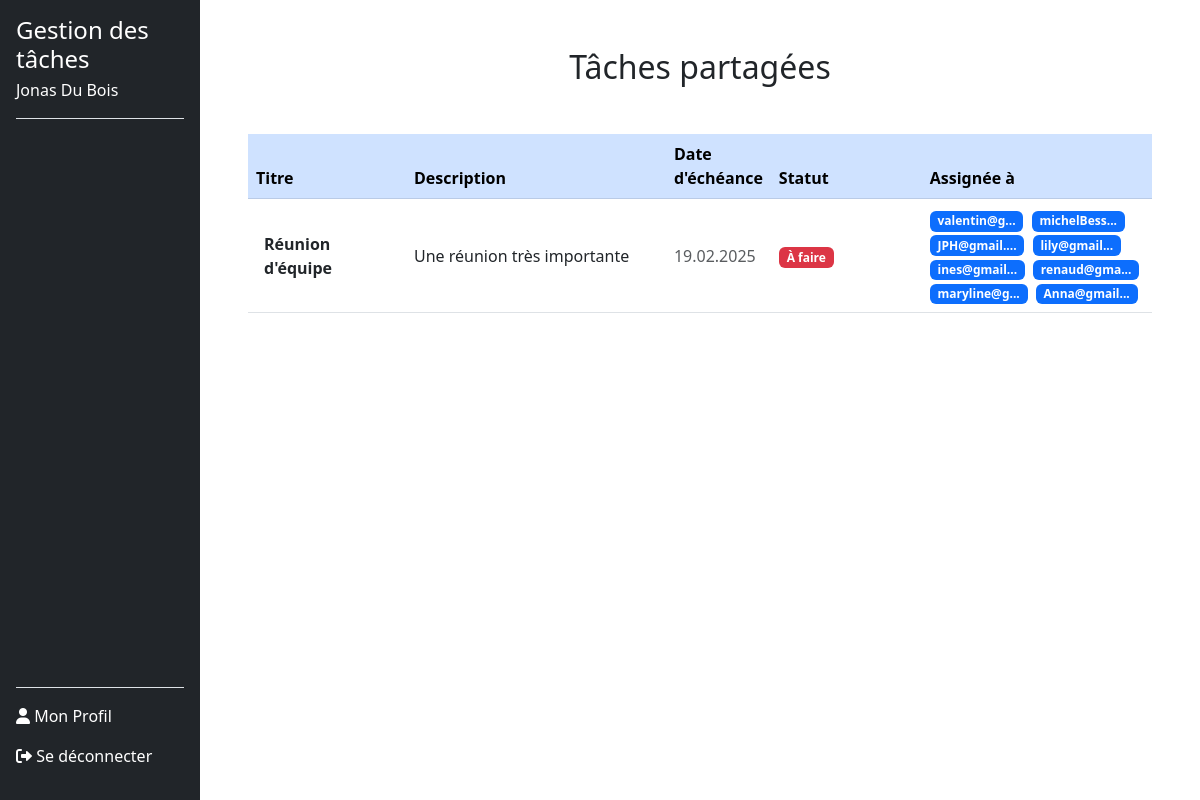
/taches_partage.php (signed in), run on the app's committed database.
### tables this page shows
CREATE TABLE users (
        id INTEGER PRIMARY KEY AUTOINCREMENT,
        nom VARCHAR(120) NOT NULL,
        prenom VARCHAR(120) NOT NULL,
        email VARCHAR(120) NOT NULL UNIQUE,
        noTel VARCHAR(20) NOT NULL UNIQUE,
        motDePasse VARCHAR(255) NOT NULL,
        token VARCHAR(255) DEFAULT NULL,
        is_confirmed BOOLEAN DEFAULT 0
    );

CREATE TABLE tasks (
        id INTEGER PRIMARY KEY AUTOINCREMENT,
        userId INTEGER NOT NULL,
        titre TEXT NOT NULL,
        description TEXT DEFAULT NULL,
        dateEcheance DATE DEFAULT NULL,
        statut TEXT CHECK(statut IN ('a_faire', 'en_cours', 'termine')) DEFAULT 'a_faire',
        createdAt TIMESTAMP DEFAULT CURRENT_TIMESTAMP, 
        FOREIGN KEY (userId) REFERENCES users(id) ON DELETE CASCADE
    );

### src/dbManager/DbManagerCRUD.php (called while the page is built, shortened)
<?php
class DbManagerCRUD implements I_ApiCRUD
{
    private $db;
    public function __construct()
    {
        $config = parse_ini_file(__DIR__ . '/../config/db.ini');
        $dsn = $config['dsn'];
        $username = $config['username'];
        $password = $config['password'];
        $this->db = new \PDO($dsn, $username, $password);
    }
    public function rendPersonnes(string $email): array
    {
        $sql = "SELECT * FROM users WHERE email = :email;";
        $stmt = $this->db->prepare($sql);
        $stmt->bindParam(':email', $email, \PDO::PARAM_STR);
        try {
            $stmt->execute();
            $donnees = $stmt->fetchAll(\PDO::FETCH_ASSOC);
            $tabUsers = [];
            foreach ($donnees as $donneesUser) {
                $user = new Users(
                    $donneesUser["prenom"],
                    $donneesUser["nom"],
                    $donneesUser["email"],
                    $donneesUser["noTel"],
                    $donneesUser["motDePasse"],
                    $donneesUser["id"]
                );
                $tabUsers[] = $user;
            }
            return $tabUsers;
        } catch (\PDOException $e) {
            error_log("Erreur lors de la récupération des utilisateurs : " . $e->getMessage());
            return [];
        }
    }
    public function getTasksSharedByUserId(int $userId): array
    {
        try {
            $stmt = $this->db->prepare("
            SELECT
                t.*,
                GROUP_CONCAT(u.email) AS shared_user_names
            FROM tasks t
            JOIN task_users tu ON t.id = tu.taskId
            JOIN users u ON tu.userId = u.id
            WHERE t.id IN (
                SELECT taskId
                FROM task_users
                GROUP BY taskId
                HAVING COUNT(DISTINCT userId) > 1
            )
            AND t.id IN (
                SELECT taskId
                FROM task_users
                WHERE userId = :userId
            )
            GROUP BY t.id
        ");
            $stmt->bindValue(':userId', $userId, \PDO::PARAM_INT);
            $stmt->execute();
            $tasks = [];
            while ($taskData = $stmt->fetch(\PDO::FETCH_ASSOC)) {
                $tasks[] = [
                    'titre' => $taskData['titre'],
                    'description' => $taskData['description'],
                    'dateEcheance' => $taskData['dateEcheance'],
                    'statut' => $taskData['statut'],
                    'shared_user_names' => $taskData['shared_user_names']
                ];
            }
            return $tasks;
        } catch (\PDOException $e) {
            error_log('Erreur dans getTasksSharedByUserId : ' . $e->getMessage());
            throw new \Exception('Erreur lors de la récupération des tâches partagées : ' . $e->getMessage());
        }
    }
}

### Includes/functions.php (called while the page is built, shortened)
<?php
function getUserByEmail($email, $dbManager) {
    $userInfoArray = $dbManager->rendPersonnes($email);
    return !empty($userInfoArray) ? $userInfoArray[0] : null;
}
function getStatusBadgeClass(string $statut): string
{
    $badgeClasses = [
        'À faire' => 'bg-danger',
        'En cours' => 'bg-warning',
        'Terminé' => 'bg-success',
    ];
    return $badgeClasses[$statut] ?? 'bg-secondary';
}
?>

### src/dbManager/Users.php (called while the page is built, shortened)
<?php
class Users {
    private $id;
    private $nom;
    private $prenom;
    public function __construct(string $prenom, string $nom, string $email, string $noTel, string $motDePasse ,int $id = 0) {
        $this->prenom = $prenom;
        $this->nom = $nom;
        $this->id = $id;
    }
    public function rendId(): int {
        return (int)$this->id;
    }
    public function rendPrenom(): string {
        return $this->prenom;
    }
    public function rendNom(): string {
        return $this->nom;
    }
}

### taches_partage.php (the view, shortened to what this page needs)
<?php
require_once 'includes/functions.php';
$dbManager = new DbManagerCRUD();
$email = $_SESSION['email_user'];
$userInfo = getUserByEmail($email, $dbManager);
$userId = $userInfo->rendId();
$tachepartager = $dbManager->getTasksSharedByUserId($userId);
function formatTaskData($task)
{
    $task['dateEcheance'] = formatDateEcheance($task['dateEcheance']);
    $task['statut'] = formatStatut($task['statut']);
    return $task;
}
function formatDateEcheance($dateEcheance)
{
    if ($dateEcheance) {
        $d = DateTime::createFromFormat('Y-m-d', $dateEcheance);
        return $d ? $d->format('d.m.Y') : null;
    }
    return null;
}
function formatStatut($statut)
{
    $statutTraduction = [
        'a_faire' => 'À faire',
        'en_cours' => 'En cours',
        'termine' => 'Terminé',
    ];
    return $statutTraduction[$statut] ?? 'Inconnu';
}
$tachepartager = array_map('formatTaskData', $tachepartager);
?>
<!DOCTYPE html>
<html lang="fr">
<head>
    <link href="https://cdn.jsdelivr.net/npm/bootstrap@5.3.0-alpha3/dist/css/bootstrap.min.css" rel="stylesheet">
    <link href="style/styleSheet.css" rel="stylesheet">
</head>
<body>
    <div class="d-flex">
        <?php include 'includes/sidebar.php'; ?>
        <div class="main-content ms-auto col-md-9 col-lg-10 p-5">
            <h2 class="text-center mb-4">Tâches partagées</h2>
            <?php if (empty($tachepartager)): ?>
                <div class="alert alert-info mt-4" role="alert">
                    <p>Aucune tâche partagée pour le moment.</p>
                </div>
            <?php else: ?>
                <div class="table-responsive pt-4">
                    <table class="table table-hover align-middle">
                        <thead class="table-primary">
                            <tr>
                                <th scope="col" style="width: 20%">Titre</th>
                                <th scope="col" style="width: 30%">Description</th>
                                <th scope="col">Date d'échéance</th>
                                <th scope="col" style="width: 20%">Statut</th>
                                <th scope="col" style="width: 40%">Assignée à</th>
                            </tr>
                        </thead>
                        <tbody>
                            <?php foreach ($tachepartager as $task): ?>
                                <tr>
                                    <td class="fw-bold text-dark p-3"><?php echo htmlspecialchars($task['titre']); ?></td>
                                    <td class="text-truncate" style="max-width: 300px;">
                                        <?php echo htmlspecialchars($task['description']); ?>
                                    </td>
                                    <td class="text-muted"><?php echo htmlspecialchars($task['dateEcheance']); ?></td>
                                    <td>
                                        <span class="badge <?php echo getStatusBadgeClass($task['statut']); ?> me-1">
                                            <?php echo htmlspecialchars($task['statut']); ?>
                                        </span>
                                    </td>
                                    <td>
                                        <?php
                                        $sharedUsers = explode(',', $task['shared_user_names']);
                                        foreach ($sharedUsers as $userEmailFromTask):
                                            if ($_SESSION['email_user'] === $userEmailFromTask) {
                                                continue;
                                            }
                                        ?>
                                            <span class="badge bg-primary me-1" data-bs-toggle="tooltip"
                                                title="<?php echo htmlspecialchars($userEmailFromTask); ?>">
                                                <?php echo htmlspecialchars(strlen($userEmailFromTask) > 10 ? substr($userEmailFromTask, 0, 10) . '...' : $userEmailFromTask); ?>
                                            </span>
                                        <?php endforeach; ?>
                                    </td>
                                </tr>
                            <?php endforeach; ?>
                        </tbody>
                    </table>
                </div>
            <?php endif; ?>
        </div>
    </div>
</body>
</html>

### Includes/sidebar.php (shortened to what this page needs)
<?php
$email = $_SESSION['email_user'];
$dbManager = new DbManagerCRUD();
$users = $dbManager->rendPersonnes($email);
if (!empty($users)) {
    $user = $users[0];
    $userName = $user->rendPrenom() . ' ' . $user->rendNom();
} else {
    $userName = 'Utilisateur inconnu';
}
?>
<link href="https://cdnjs.cloudflare.com/ajax/libs/font-awesome/6.0.0-beta3/css/all.min.css" rel="stylesheet">
<div class="col-md-3 col-lg-2 bg-dark text-white sidebar position-fixed vh-100 d-flex flex-column p-3">
    <div class="border-bottom">
        <h4 class="mb-0">Gestion des tâches</h4>
        <p class="mt-1"><?= htmlspecialchars($userName) ?></p>
    </div>
    <ul class="nav nav-pills flex-column mb-auto pt-3">
    </ul>
    <div class="mt-auto border-top pt-3">
        <a href="profile.php" class="nav-link text-white pb-3<?= basename($_SERVER['PHP_SELF']) == 'profile.php' ? ' active' : '' ?>">
            <i class="fas fa-user"></i> Mon Profil
        </a>
        <a href="logout.php" class="nav-link text-white pb-3">
            <i class="fas fa-sign-out-alt"></i> Se déconnecter
        </a>
    </div>
</div>

### data on the page
users: userName "Jonas Du Bois"
tasks: titre "Réunion d'équipe", description "Une réunion très importante", dateEcheance "19.02.2025", statut "À faire", userEmailFromTask "valentin@g...", userEmailFromTask "michelBess...", userEmailFromTask "JPH@gmail....", userEmailFromTask "lily@gmail...", userEmailFromTask "ines@gmail...", userEmailFromTask "renaud@gma...", userEmailFromTask "maryline@g...", userEmailFromTask "Anna@gmail..."
